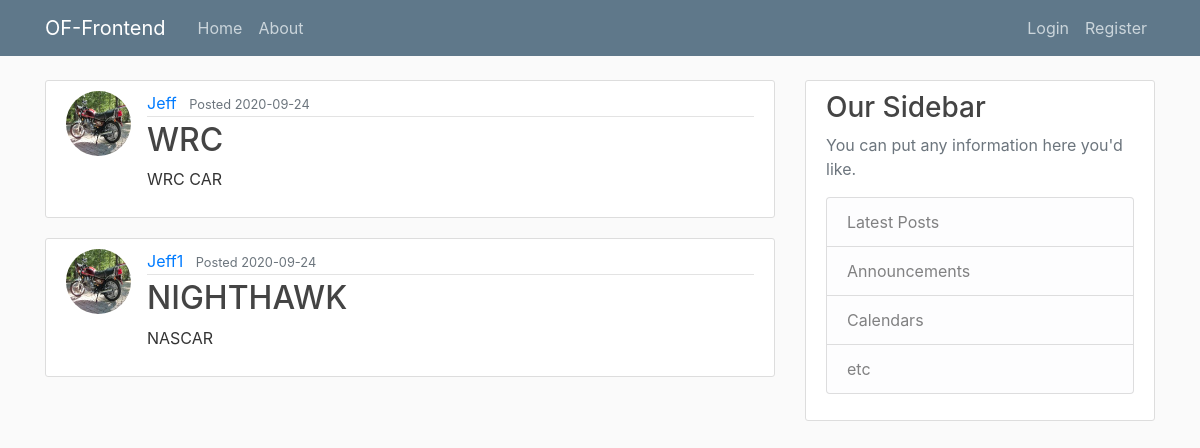
The page /home on the database its author committed.
### flask_website/models.py (models this page shows, shortened)
class Program(db.Model):
    __tablename__ = 'program'
    id = db.Column(db.Integer, primary_key=True)
    name = db.Column(db.String(20),unique=True, nullable=False)
    description = db.Column(db.Text,unique=False, nullable=False)
    created_date = db.Column(db.DateTime,nullable=False, default = datetime.utcnow)
    created_by = db.Column(db.Integer,db.ForeignKey('user.id'), nullable = False)
    project = db.relationship("Project", back_populates = "program") # forward

class User(db.Model,UserMixin):
    __tablename__ = 'user'
    id = db.Column(db.Integer, primary_key=True)
    username = db.Column(db.String(20),unique=True, nullable=False)
    email = db.Column(db.String(120),unique=True, nullable=False)
    image_file = db.Column(db.String(20), default='default.jpg')
    password = db.Column(db.String(60), nullable=False)
    create_program= db.relationship('Program', backref='creator', lazy=True)

### flask_website/routes.py (the view)
@app.route("/")
@app.route("/home")
def home():
    return render_template('home.html', programs = Program.query.all())

### flask_website/templates/home.html
{% extends "layout.html" %}
{% block content %}
    {% for program in programs %}
        <article class="media content-section">
          <img class = "rounded-circle article-img", src="{{ url_for('static',filename = 'profile_pics/' + program.creator.image_file) }}">
          <div class="media-body">
            <div class="article-metadata">
              <a class="mr-2" href="#">{{ program.creator.username }}</a>
              <small class="text-muted"> Posted {{ program.created_date.strftime('%Y-%m-%d') }}</small>
            </div>
            <h2><a class="article-title" href="{{ url_for('program', program_id = program.id) }}">{{ program.name }}</a></h2>
            <p class="article-content">{{ program.description }}</p>
          </div>
        </article>
    {% endfor %}
{% endblock content %}

### flask_website/static/main.css (style rules this page uses)
body { background: #fafafa; color: #333333; margin-top: 5rem; }
h1, h2, h3, h4, h5, h6 { color: #444444; }
.content-section { background: #ffffff; padding: 10px 20px; border: 1px solid #dddddd; border-radius: 3px; margin-bottom: 20px; }
.article-title { color: #444444; }
.article-content { white-space: pre-line; }
.article-img { height: 65px; width: 65px; margin-right: 16px; }
.article-metadata { padding-bottom: 1px; margin-bottom: 4px; border-bottom: 1px solid #e3e3e3 }

### rows shown on the page
Program: image_file (placeholder picture), creator.username "Jeff", created_date "2020-09-24", name "WRC", description "WRC CAR"
Program: image_file (placeholder picture), creator.username "Jeff1", created_date "2020-09-24", name "NIGHTHAWK", description "NASCAR"
